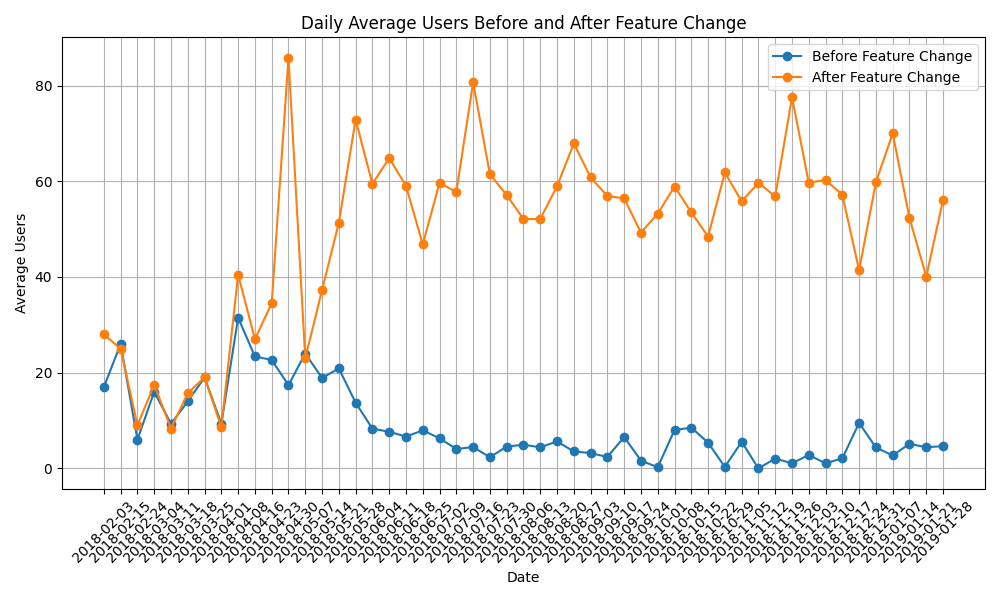

Here is the Python script that generated this plot:
import sqlite3
import matplotlib.pyplot as plt

# Connect to SQLite database
conn = sqlite3.connect('shiptivity.db')
cursor = conn.cursor()

sql_query = '''
WITH user_activity_before_feature_change AS (
   SELECT 
        user_id, 
        COUNT(DISTINCT strftime('%Y-%m-%d', login_timestamp, 'unixepoch')) AS active_days_before_feature_change 
    FROM login_history 
    WHERE login_timestamp < strftime('%s', '2018-06-02') 
    GROUP BY user_id
)

, user_activity_after_feature_change AS (
    SELECT
        user_id,
        COUNT(DISTINCT strftime('%Y-%m-%d', login_timestamp, 'unixepoch')) AS active_days_after_feature_change
    FROM login_history
    WHERE login_timestamp >= strftime('%s', '2018-06-02')
    GROUP BY user_id
)

, daily_average_users AS (
    SELECT
        u.id AS user_id,
        COALESCE(active_days_before_feature_change, 0) AS active_days_before,
        COALESCE(active_days_after_feature_change, 0) AS active_days_after
    FROM user u
    LEFT JOIN user_activity_before_feature_change b ON u.id = b.user_id
    LEFT JOIN user_activity_after_feature_change a ON u.id = a.user_id
)

SELECT
    strftime('%Y-%m-%d', l.login_timestamp, 'unixepoch') AS date,
    AVG(d.active_days_before) AS avg_users_before,
    AVG(d.active_days_after) AS avg_users_after
FROM login_history l
JOIN daily_average_users d ON l.user_id = d.user_id
WHERE strftime('%Y-%m-%d', l.login_timestamp, 'unixepoch') IS NOT NULL
GROUP BY date;
'''

# Execute your SQL query to fetch the data
cursor.execute(sql_query)
result = cursor.fetchall()

# Print the result to check if the query is returning data
print(result)

# Extract data for plotting
dates = [row[0] for row in result]
avg_users_before = [row[1] for row in result]
avg_users_after = [row[2] for row in result]
# Plotting
plt.figure(figsize=(10, 6))

# Plot every nth date, e.g., every 7th date
n = 7
plt.plot(dates[::n], avg_users_before[::n], label='Before Feature Change', marker='o')
plt.plot(dates[::n], avg_users_after[::n], label='After Feature Change', marker='o')

plt.xlabel('Date')
plt.ylabel('Average Users')
plt.title('Daily Average Users Before and After Feature Change')
plt.legend()
plt.grid(True)
plt.xticks(rotation=45)  # Rotate x-axis labels for better visibility
plt.tight_layout()

# Save the plot as an image
plt.savefig('daily_average_users.png')

# Show the plot (optional)
plt.show()

# Close the database connection
conn.close()
